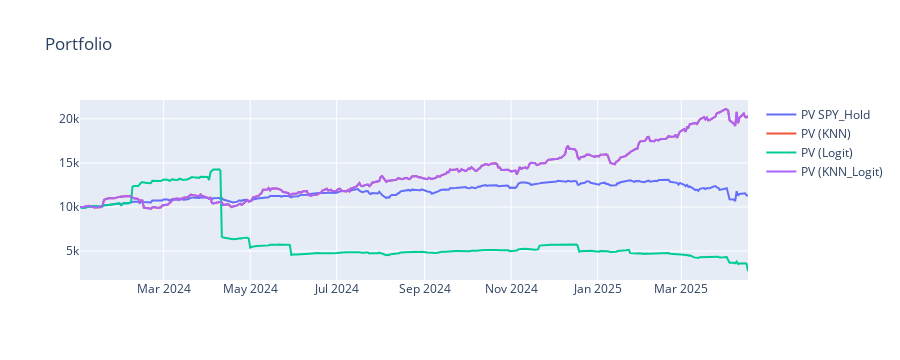

Source (notebook cell):
### Markdown cell above
### Results

### Code cell
initial_capital = 10000 # scalar

# Plot Daily Portfolio Value
fig = go.Figure()

df = strat_bds['SPY_Hold'][initial_train_period:].copy()
df.loc[initial_train_period, 'Strategy_Return'] = 0
df['Portfolio_Value'] = (1 + df['Strategy_Return']).cumprod() * initial_capital

fig.add_trace(go.Scatter(x=df['Date'], y=df['Portfolio_Value'],
                                 mode='lines', name='PV SPY_Hold'))

end_val = {'SPY':df['Portfolio_Value'].values[-1]}
for mods in combos:
    df = all_mod_results_dic["_".join(mods)][initial_train_period:].copy()
    df.loc[initial_train_period, 'Strategy_Return'] = 0
    df['Portfolio_Value'] = (1 + df['Strategy_Return']).cumprod() * initial_capital

    fig.add_trace(go.Scatter(x=df['Date'], y=df['Portfolio_Value'],
                             mode='lines', name=f"PV ({'_'.join(mods)})"))
    end_val['_'.join(mods)] = df['Portfolio_Value'].values[-1]

fig.update_layout(title="Portfolio")
fig.show()

### Figure 1 — Plotly figure (JSON) as saved in the notebook; plotly's stock layout.template omitted (floating-point values rounded to 4 significant figures; data arrays with more than 128 entries replaced by an {"elided": "..."} marker saying what was removed)
{"data": [{"mode": "lines", "name": "PV SPY_Hold", "type": "scatter", "x": {"elided": "325 str values"}, "y": {"elided": "325 float values"}}, {"mode": "lines", "name": "PV (KNN)", "type": "scatter", "x": {"elided": "325 str values"}, "y": {"elided": "325 float values"}}, {"mode": "lines", "name": "PV (Logit)", "type": "scatter", "x": {"elided": "325 str values"}, "y": {"elided": "325 float values"}}, {"mode": "lines", "name": "PV (KNN_Logit)", "type": "scatter", "x": {"elided": "325 str values"}, "y": {"elided": "325 float values"}}], "layout": {"height": 360, "title": {"text": "Portfolio"}, "xaxis": {"autorange": true, "range": ["2024-01-02", "2025-04-17"], "type": "date"}, "yaxis": {"autorange": true, "range": [1719.0, 22140.0], "type": "linear"}}}
